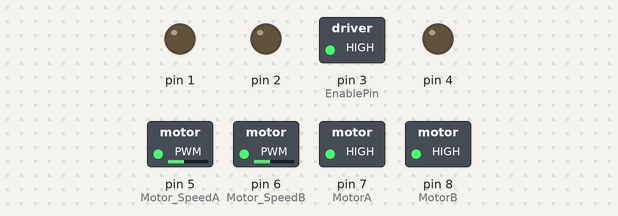
This sketch was run on a simulated Arduino Uno, built with avr-gcc and run on an emulated ATmega328P. Shown: switched loads named in the sketch (green lamp = pin HIGH), output pins drawn as LEDs (lit = HIGH).

Above: at 0.05 s.
At 4.0 s:
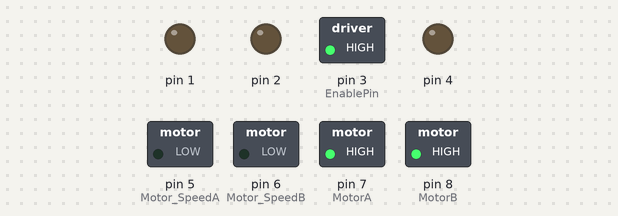
Timing chart, 0 to 4.6 s (numbered marks = the images above):
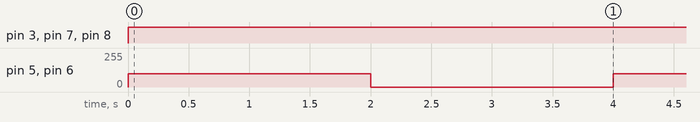

The sketch:

Car_Robot_Class.ino
```cpp
/* ---- The goal of this program is to control the motors of the Arduino car robot and to set them to go in certain ----
   ---- directions. It is also about knowing how to use and create functions, to create class which includes the    ----
   ----                     "private" and "public" and know how to use and call them in the main code.              ---- */


class CarRobot { // Name and define the class

  private: // The encapsulation

    int MotorA; // Initialize MotorA
    int MotorB; // Initialize MotorB
    int Motor_SpeedA; // Initialize Motor_SpeedA
    int Motor_SpeedB; // Initialize Motor_SpeedB
    int EnablePin; // Initialize EnablePin

  public:

    // Constructors
    CarRobot(int motorA, int motorB, int motorSpeedA, int motorSpeedB, int enablePin):
    MotorA(motorA), MotorB(motorB), Motor_SpeedA(motorSpeedA), Motor_SpeedB(motorSpeedB), EnablePin(enablePin) {}


    void init() { // Method for initialization
      for(int i=1; i<9; i++) { // Set the "i" to be equal 1 and less than 9 as it increases
        pinMode(i, OUTPUT); // Set the "i"  as an output

      } // End of for() loop

      pinMode(EnablePin, OUTPUT); // Set enable pin as an output

    } // End of method

    void Forward() { // Name this method Forward

      digitalWrite(EnablePin, HIGH); // Set as HIGH to activate
      digitalWrite(MotorA, HIGH);    // Set as HIGH to activate
      digitalWrite(MotorB, HIGH);    // Set as HIGH to activate
      analogWrite(Motor_SpeedA, 100); // Set speed to 100
      analogWrite(Motor_SpeedB, 100); // Set speed to 100

    } // End of method

    void Backward() { // Name this method Backward

      digitalWrite(EnablePin, HIGH);  // Set as HIGH to activate
      digitalWrite(MotorA, LOW);      // Set as LOW to activate
      digitalWrite(MotorB, LOW);      // Set as LOW to activate
      analogWrite(Motor_SpeedA, 255);  // Set speed to 255
      analogWrite(Motor_SpeedB, 255);  // Set speed to 255

    } // End of method

    void Stop() { // Name this method Stop

      digitalWrite(EnablePin, HIGH); // Set as HIGH to activate
      digitalWrite(MotorA, HIGH);    // Set as HIGH to activate
      digitalWrite(MotorB, HIGH);    // Set as HIGH to activate
      analogWrite(Motor_SpeedA, 0);  // Set speed to 0
      analogWrite(Motor_SpeedB, 0);  // Set speed to 0

    } // End of method

}; // End of class

#define MotorA 7 // Initialize motor A1N1 to pin 7 of arduino
#define MotorB 8 // Initialize motor B1N1 to pin 8 of arduino
#define Motor_SpeedA 5 // Initialize motor PWMA to pin 5 of arduino
#define Motor_SpeedB 6 // Initialize motor PWMB to pin 6 of arduino
#define EnablePin 3 // Set pin 3 of arduino as the EnablePin, ("Stby")

CarRobot myCarRobot(MotorA, MotorB, Motor_SpeedA, Motor_SpeedB, EnablePin); // Define the class and name it

void setup() { // Run the code once
  myCarRobot.init(); // Call the init to initialize

} // End of setup

void loop() { // Run the code in loop
  digitalWrite(EnablePin, HIGH); // Set this to HIGH to activate
  myCarRobot.Forward(); // Call the Forward method
  delay(2000);  // Delay for 2 seconds
  myCarRobot.Stop();  // Call the Stop method
  delay(2000);  // Delay for 2 seconds

} // End of loop
```

Measured:
- by itself, pin 3 (EnablePin), pin 7 (MotorA), pin 8 (MotorB): LOW → HIGH at 0.00 s
- by itself, pin 5 (Motor_SpeedA), pin 6 (Motor_SpeedB): alternates 100/255 for 2.0 s and 0/255 for 2.0 s
